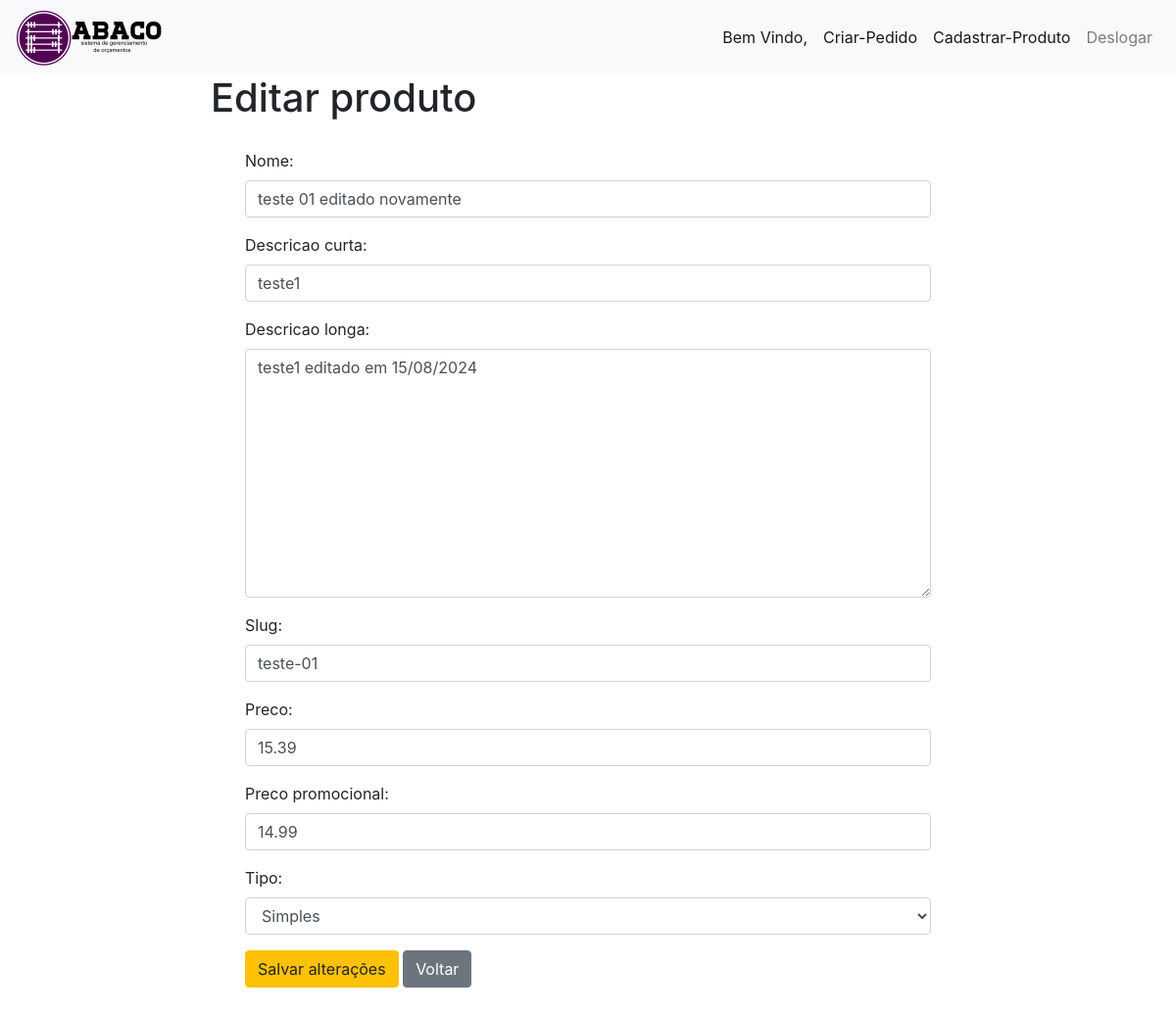
The app's page /home/produto/editar_produto/1/ with its own data.
### produto/models.py (models this page shows, shortened)
class Produto(models.Model):
    nome = models.CharField(max_length=50)
    descricao_curta = models.TextField(max_length=255)
    descricao_longa = models.TextField()
    slug = models.SlugField(unique=True, blank=True, null=True) # a ideia é utilizar o slug para gerar as URLs e listar os produtos depois
    preco = models.DecimalField(max_digits=10, decimal_places=2)
    preco_promocional = models.DecimalField(max_digits=10, decimal_places=2)
    tipo = models.CharField(
        default= 'V',
        max_length=1,
        choices=(
            ('V', 'Variável'),
            ('S', 'Simples'),
        )
    )

### produto/views.py (the view)
# urls.py: path('editar_produto/<int:produto_id>/', views.editar_produto, name='editar_produto'),
def editar_produto(request, produto_id):
    produto = get_object_or_404(Produto, pk=produto_id)
    if request.method == 'POST':
        form = ProdutoForm(request.POST, instance=produto)
        if form.is_valid():
            form.save()
            return redirect('cadastrar_produto')
    else:
        form = ProdutoForm(instance=produto)
    return render(request, 'editar_produto.html', {'form': form})

### produto/forms.py
class ProdutoForm(forms.ModelForm):
    class Meta:
        model = Produto
        fields = ['nome',
                  'descricao_curta',
                  'descricao_longa',
                  'slug',
                  'preco',
                  'preco_promocional',
                  'tipo']
        widgets = {
            'nome': forms.TextInput(attrs={'class': 'form-control'}),
            'descricao_curta': forms.TextInput(attrs={'class': 'form-control'}),
            'descricao_longa': forms.Textarea(attrs={'class': 'form-control'}),
            'preco': forms.NumberInput(attrs={'class': 'form-control'}),
            'preco_promocional': forms.NumberInput(attrs={'class': 'form-control'}),
            'slug': forms.TextInput(attrs={'class': 'form-control'}),
        }

### produto/templates/editar_produto.html (shortened to what this page needs)
<!DOCTYPE html>
{% load crispy_forms_tags %}
{% load static %}
<html>
    <head>
        <link rel="stylesheet" href="https://stackpath.bootstrapcdn.com/bootstrap/4.5.2/css/bootstrap.min.css">
    </head>
    <body>
        <nav class="navbar navbar-expand-lg navbar-light bg-light">
            <div class="logo">
                <img src="{% static 'image/logo_abaco.png' %}" alt="Logo">
            </div>
            <div class="collapse navbar-collapse justify-content-end" id="navbarNav">
                <ul class="navbar-nav">
                    <li class="nav-item active">
                        <a class="nav-link" href="#">Bem Vindo, {{ user.get_username }} <span class="sr-only">(current)</span></a>
                    </li>
                    <li class="nav-item active">
                        <a class="nav-link" href="{% url 'criar_pedido' %}">Criar-Pedido</span></a>
                    </li>
                    <li class="nav-item active">
                        <a class="nav-link" href="{% url 'cadastrar_produto' %}">Cadastrar-Produto</span></a>
                    </li>
                    <li class="nav-item">
                        <a href="{% url 'logout' %}" onclick="event.preventDefault(); document.getElementById('logout-form').submit();" class="nav-link" role="button">Deslogar</a>
                    </li>
                </ul>
            </div>
        </nav>
        <main>
            <div class="container-fluid">
                <div class="row justify-content-center">
                    <div class="col-md-8">
                        <h1>Editar produto</h1>
                        <div class="card-body">
                            <form method="POST">
                                <div class="form-group col">
                                    {% for field in form %}
                                    <div class="form-group">
                                        {{ field.label_tag }}
                                        {% if field.field.choices %}
                                            <select name="{{ field.name }}" class="form-control">
                                                {% for value, display_value in field.field.choices %}
                                                    <option value="{{ value }}" {% if value == field.value %}selected{% endif %}>{{ display_value }}</option>
                                                {% endfor %}
                                            </select>
                                        {% else %}
                                            <div>
                                                {{field}}
                                            </div>
                                        {% endif %}
                                    </div>
                                    {% endfor %}
                                    <button type="submit" class="btn btn-warning">Salvar alterações</button>
                                    <a href="{% url 'listar_produtos' %}" class="btn btn-secondary">Voltar</a>
                                </div>
                            </form>
                        </div>
                    </div>
                </div>
            </div>
        </main>
    </body>
</html>

### records on screen
Produto: form "teste 01 editado novamente" "teste1" "teste1 editado em 15/08/2024" "teste-01" "15.39" "14.99"

### other values on screen
{{ field.label_tag }} "Nome:" "Descricao curta:" "Descricao longa:" "Slug:" "Preco:" "Preco promocional:" "Tipo:"
form field tipo "Simples"
